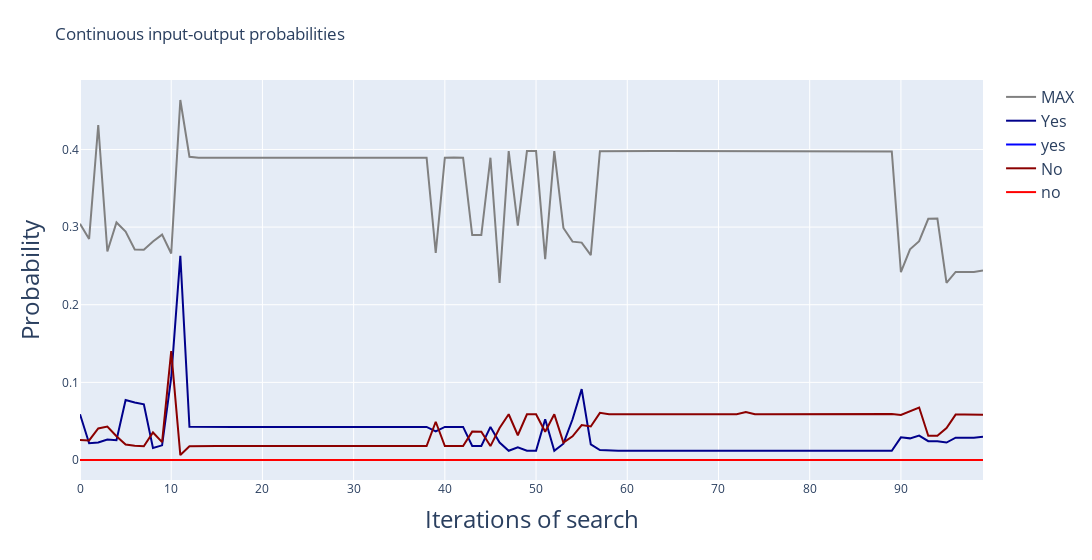
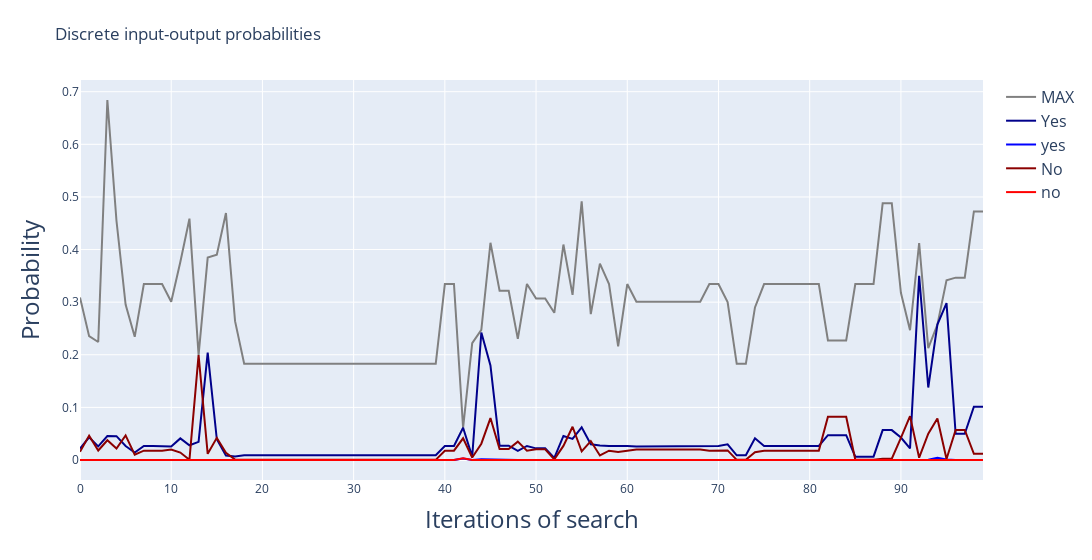

The cell these charts' notebook holds for them, in order:
### Code cell
import plotly.graph_objects as go

# Extract the data
data = results[0]["analysis_stats"]
pred_tokens = results[0]["pred_tokens_history"]
output_tokens = results[0]["output_tokens_hard_history"]

# Create the figure
fig = go.Figure()

# Different shades of blue and red
blue_shades = ['darkblue', 'blue', 'dodgerblue', 'lightblue', 'skyblue']
red_shades = ['darkred', 'red', 'crimson', 'lightcoral', 'salmon']

# Counters for shades
blue_idx = 0
red_idx = 0

# Add a line for each key with color based on pos/neg strings
for idx, key in enumerate(data.keys()):
    if key in cfg.judge_pos_strings:
        color = blue_shades[blue_idx % len(blue_shades)]
        blue_idx += 1
    elif key in cfg.judge_neg_strings:
        color = red_shades[red_idx % len(red_shades)]
        red_idx += 1
    else:
        color = 'gray'  # fallback for keys not in either list
    
    # Only add custom hover text to the first line
    if idx == 0:
        hover_text = [
            f"{key}: {data[key][i]:.4f}<br>pred_tokens: {pred_tokens[i]}<br>output_tokens_hard: {output_tokens[i]}"
            for i in range(len(data[key]))
        ]
        fig.add_trace(go.Scatter(
            y=data[key],
            mode='lines',
            name=key,
            line=dict(color=color),
            hovertemplate='%{text}<extra></extra>',
            text=hover_text
        ))
    else:
        fig.add_trace(go.Scatter(
            y=data[key],
            mode='lines',
            name=key,
            line=dict(color=color)
        ))

# Update layout
fig.update_layout(
    xaxis_title="Iterations of search",
    yaxis_title="Probability",
    title="Continuous input-output probabilities",
    hovermode='x unified',
    width=1200,
    margin=dict(l=80, r=20, t=80, b=80),
    xaxis=dict(title_font=dict(size=24)),
    yaxis=dict(title_font=dict(size=24)),
    legend=dict(font=dict(size=16))
)

fig.show()

import plotly.graph_objects as go

# Extract the data
data = results[0]["analysis_stats_hard"]
pred_tokens = results[0]["pred_tokens_history"]
output_tokens = results[0]["output_tokens_hard_history"]

# Create the figure
fig = go.Figure()

# Different shades of blue and red
blue_shades = ['darkblue', 'blue', 'dodgerblue', 'lightblue', 'skyblue']
red_shades = ['darkred', 'red', 'crimson', 'lightcoral', 'salmon']

# Counters for shades
blue_idx = 0
red_idx = 0

# Add a line for each key with color based on pos/neg strings
for idx, key in enumerate(data.keys()):
    if key in cfg.judge_pos_strings:
        color = blue_shades[blue_idx % len(blue_shades)]
        blue_idx += 1
    elif key in cfg.judge_neg_strings:
        color = red_shades[red_idx % len(red_shades)]
        red_idx += 1
    else:
        color = 'gray'  # fallback for keys not in either list
    
    # Only add custom hover text to the first line
    if idx == 0:
        hover_text = [
            f"{key}: {data[key][i]:.4f}<br>pred_tokens: {pred_tokens[i]}<br>output_tokens_hard: {output_tokens[i]}"
            for i in range(len(data[key]))
        ]
        fig.add_trace(go.Scatter(
            y=data[key],
            mode='lines',
            name=key,
            line=dict(color=color),
            hovertemplate='%{text}<extra></extra>',
            text=hover_text
        ))
    else:
        fig.add_trace(go.Scatter(
            y=data[key],
            mode='lines',
            name=key,
            line=dict(color=color)
        ))

# Update layout
fig.update_layout(
    xaxis_title="Iterations of search",
    yaxis_title="Probability",
    title="Discrete input-output probabilities",
    hovermode='x unified',
    width=1200,
    margin=dict(l=80, r=20, t=80, b=80),
    xaxis=dict(title_font=dict(size=24)),
    yaxis=dict(title_font=dict(size=24)),
    legend=dict(font=dict(size=16))
)

fig.show()
